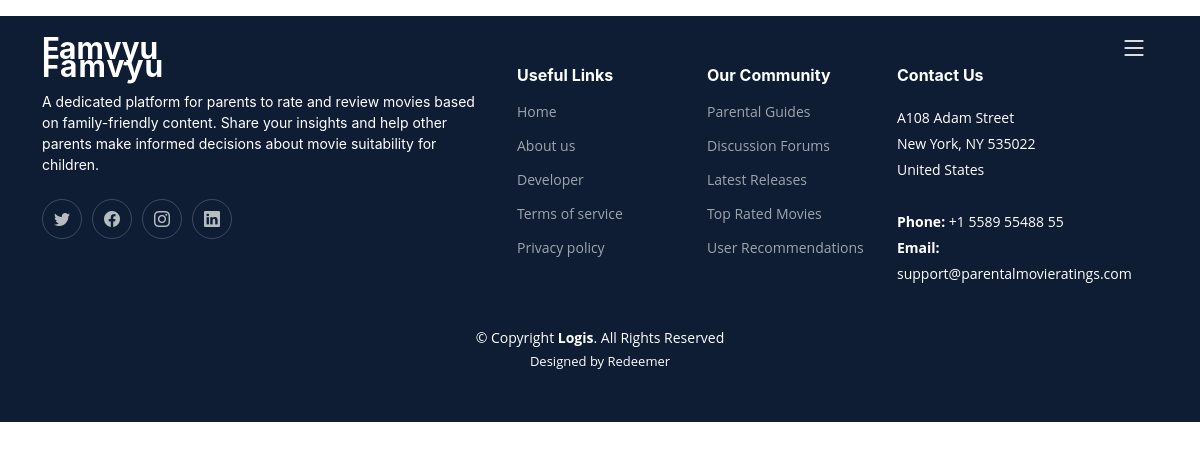
Before: /movies/ with the older database file.
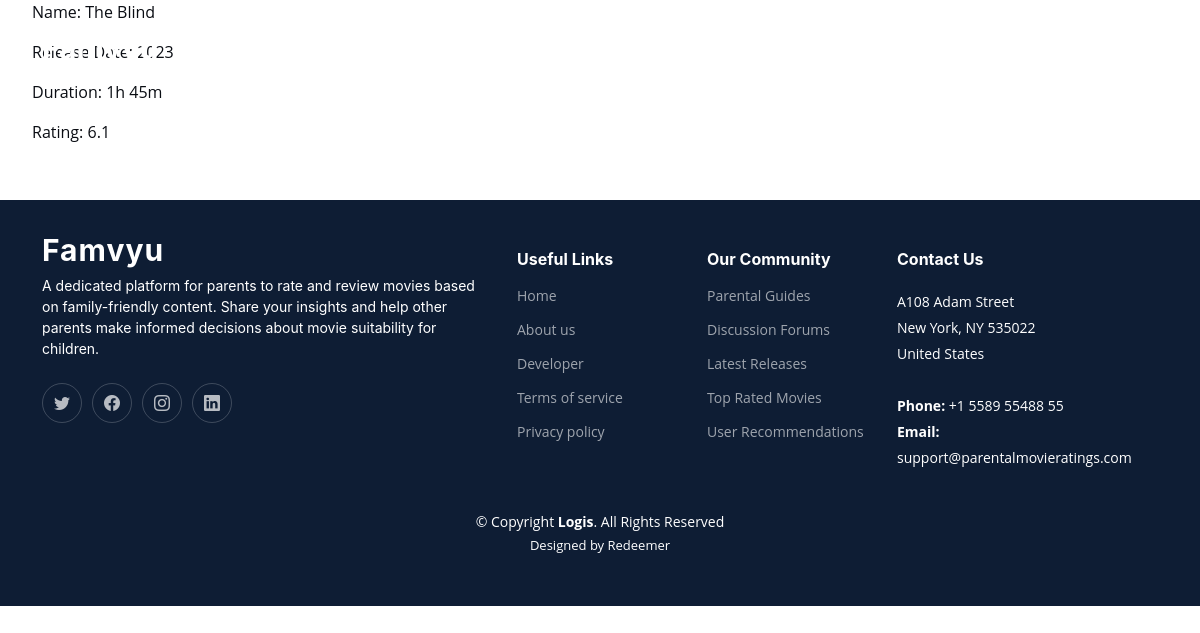
After: the same page with the newer database file.
### movies/models.py (models this page shows)
class Movie(models.Model):
    title = models.CharField(max_length = 255)
    image_url = models.URLField(default ='')
    year = models.CharField(max_length = 4) #assumes year is always in YYYY format
    duration = models.CharField(max_length = 10) #ex.: '3h 1m'
    star_rating = models.DecimalField(max_digits = 3, decimal_places = 1) #ex.: '8.0'
    rate_count = models.CharField(max_length = 100, blank = True, null = True) #rate count can be option
    product_url = models.URLField(default = '')

### movies/views.py (the view)
# urls.py: path('movies/', include('movies.urls')),
class movies(ListView):
    model = Movie
    template_name = "movies.html"
    context_object_name = "movie"
    fields = ["title"]

### templates/movies.html
{% extends "base.html" %}
{% load static %}
{% block content %}
    <ul>
        {% for x in movie %}
        <div class = 'movie_display'>
            <p>Name: {{ x.title }}</p>
            <p>Release Date: {{ x.year }}</p>
            <p>Duration: {{ x.duration }}</p>
            <p>Rating: {{ x.star_rating }}</p>
            <br>
        </div>
        {% endfor %}
    </ul>
{% endblock %}

### templates/base.html (shortened to what this page needs)
{% load static %}
{% load account %}
<!DOCTYPE html>
<html lang="en">
<head>
  <link href="{% static 'vendor/bootstrap/css/bootstrap.min.css' %}" rel="stylesheet">
  <link href="{% static 'vendor/bootstrap-icons/bootstrap-icons.css' %}" rel="stylesheet">
  <link href="{% static 'vendor/fontawesome-free/css/all.min.css' %}" rel="stylesheet">
  <link href="{% static 'vendor/glightbox/css/glightbox.min.css' %}" rel="stylesheet">
  <link href="{% static 'vendor/swiper/swiper-bundle.min.css' %}" rel="stylesheet">
  <link href="{% static 'vendor/aos/aos.css' %}" rel="stylesheet">
  <link href="{% static 'css/main.css' %}" rel="stylesheet">
</head>
<body>
<header id="header" class="header d-flex align-items-center fixed-top">
  <div class="container-fluid container-xl d-flex align-items-center justify-content-between">
    <a href="index.html" class="logo d-flex align-items-center">
      <h1>Famvyu</h1>
    </a>
    <i class="mobile-nav-toggle mobile-nav-show bi bi-list"></i>
  </div>
</header>
  {% block content %}{% endblock %}
  <footer id="footer" class="footer">
    <div class="container">
      <div class="row gy-4">
        <div class="col-lg-5 col-md-12 footer-info">
          <a href="index.html" class="logo d-flex align-items-center">
            <span>Famvyu</span>
          </a>
          <p>A dedicated platform for parents to rate and review movies based on family-friendly content. Share your insights and help other parents make informed decisions about movie suitability for children.</p>
          <div class="social-links d-flex mt-4">
            <a href="#" class="twitter"><i class="bi bi-twitter"></i></a>
            <a href="#" class="facebook"><i class="bi bi-facebook"></i></a>
            <a href="#" class="instagram"><i class="bi bi-instagram"></i></a>
            <a href="#" class="linkedin"><i class="bi bi-linkedin"></i></a>
          </div>
        </div>
        <div class="col-lg-2 col-6 footer-links">
          <h4>Useful Links</h4>
          <ul>
            <li><a href="#">Home</a></li>
            <li><a href="#">About us</a></li>
            <li><a href="#">Developer</a></li>
            <li><a href="#">Terms of service</a></li>
            <li><a href="#">Privacy policy</a></li>
          </ul>
        </div>
        <div class="col-lg-2 col-6 footer-links">
          <h4>Our Community</h4>
          <ul>
          <li><a href="#">Parental Guides</a></li>
          <li><a href="#">Discussion Forums</a></li>
          <li><a href="#">Latest Releases</a></li>
          <li><a href="#">Top Rated Movies</a></li>
          <li><a href="#">User Recommendations</a></li>
          </ul>
        </div>
        <div class="col-lg-3 col-md-12 footer-contact text-center text-md-start">
          <h4>Contact Us</h4>
          <p>
            A108 Adam Street <br>
            New York, NY 535022<br>
            United States <br><br>
            <strong>Phone:</strong> +1 5589 55488 55<br>
            <strong>Email:</strong> support@parentalmovieratings.com<br>
          </p>
        </div>
      </div>
    </div>
    <div class="container mt-4">
      <div class="copyright">
        &copy; Copyright <strong><span>Logis</span></strong>. All Rights Reserved
      </div>
      <div class="credits">
        Designed by <a href="#">Redeemer</a>
      </div>
    </div>
  </footer>
</body>
</html>

### static/css/main.css (style rules this page uses)
:root { --font-default: "Open Sans", system-ui, -apple-system, "Segoe UI", Roboto, "Helvetica Neue", Arial, "Noto Sans", "Liberation Sans", sans-serif, "Apple Color Emoji", "Segoe UI Emoji", "Segoe UI Symbol", "Noto Color Emoji"; --font-primary: "Inter", sans-serif; --font-secondary: "Poppins", sans-serif; }
:root { --color-default: #0a0d13; --color-primary: #0d42ff; --color-secondary: #0e1d34; }
:root { scroll-behavior: smooth; }
body { font-family: var(--font-default); color: var(--color-default); }
a { color: var(--color-primary); text-decoration: none; }
h1, h2, h3, h4, h5, h6 { font-family: var(--font-primary); }
.header { transition: all 0.5s; z-index: 997; padding: 30px 0; }
.header .logo h1 { font-size: 30px; margin: 0; font-weight: 700; color: #fff; font-family: var(--font-primary); }
@media (max-width: 1279px) { .mobile-nav-show { color: #fff; font-size: 28px; cursor: pointer; line-height: 0; transition: 0.5s; z-index: 9999; margin-right: 10px; } }
.footer { font-size: 14px; background-color: var(--color-secondary); padding: 50px 0; color: white; }
.footer .footer-info .logo { line-height: 0; margin-bottom: 25px; }
.footer .footer-info .logo span { font-size: 30px; font-weight: 700; letter-spacing: 1px; color: #fff; font-family: var(--font-primary); }
.footer .footer-info p { font-size: 14px; font-family: var(--font-primary); }
.footer .social-links a { display: flex; align-items: center; justify-content: center; width: 40px; height: 40px; border-radius: 50%; border: 1px solid rgba(255, 255, 255, 0.2); font-size: 16px; color: rgba(255, 255, 255, 0.7); margin-right: 10px; transition: 0.3s; }
.footer h4 { font-size: 16px; font-weight: bold; position: relative; padding-bottom: 12px; }
.footer .footer-links { margin-bottom: 30px; }
.footer .footer-links ul { list-style: none; padding: 0; margin: 0; }
.footer .footer-links ul li { padding: 10px 0; display: flex; align-items: center; }
.footer .footer-links ul li:first-child { padding-top: 0; }
.footer .footer-links ul a { color: rgba(255, 255, 255, 0.6); transition: 0.3s; display: inline-block; line-height: 1; }
.footer .footer-contact p { line-height: 26px; }
.footer .copyright { text-align: center; }
.footer .credits { padding-top: 4px; text-align: center; font-size: 13px; }
.footer .credits a { color: #fff; }

Changed rows visible on the page:
added Movie: title "The Blind", year "2023", duration "1h 45m", star_rating "6.1"
